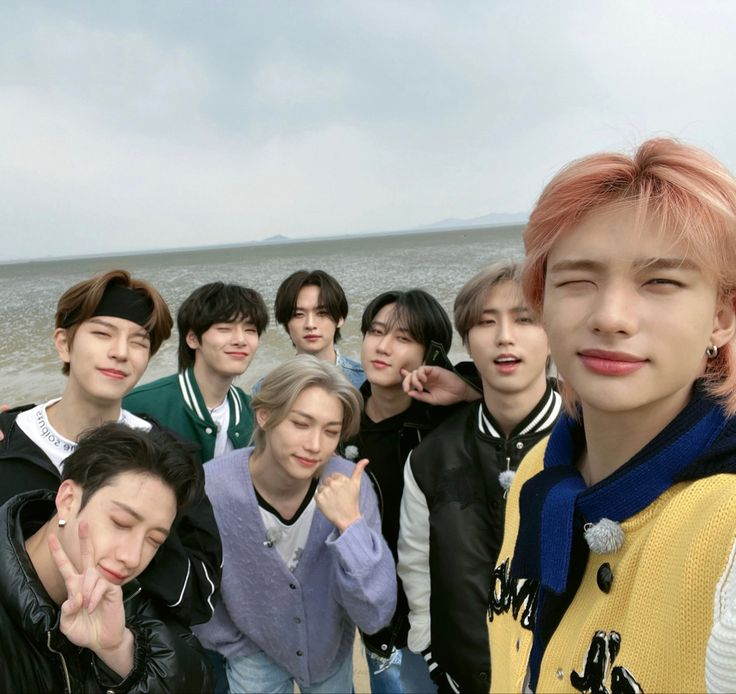
#> input picture laba2/img/skz1.jpg, 736 x 694 px
$ python task1.py
#> lines starting #> are read from the running program, lines starting #| are printed output that depends on the picture; after the words box and inside, x2 and y2 are one past the last pixel; in counts of white or black regions, pixels touching at a corner belong together
import cv2

face_cascade=cv2.CascadeClassifier(cv2.data.haarcascades + 'haarcascade_frontalface_default.xml')
smile_cascade=cv2.CascadeClassifier(cv2.data.haarcascades + 'haarcascade_smile.xml')
eye_cascade=cv2.CascadeClassifier(cv2.data.haarcascades + 'haarcascade_eye.xml')


scaling_factor = 0.5
frame = cv2.imread('img/skz1.jpg')
#> frame is the input picture: shape (694, 736, 3); mean B, G, R 135.5, 143.6, 148.3

gray_filter = cv2.cvtColor(frame, cv2.COLOR_BGR2GRAY)
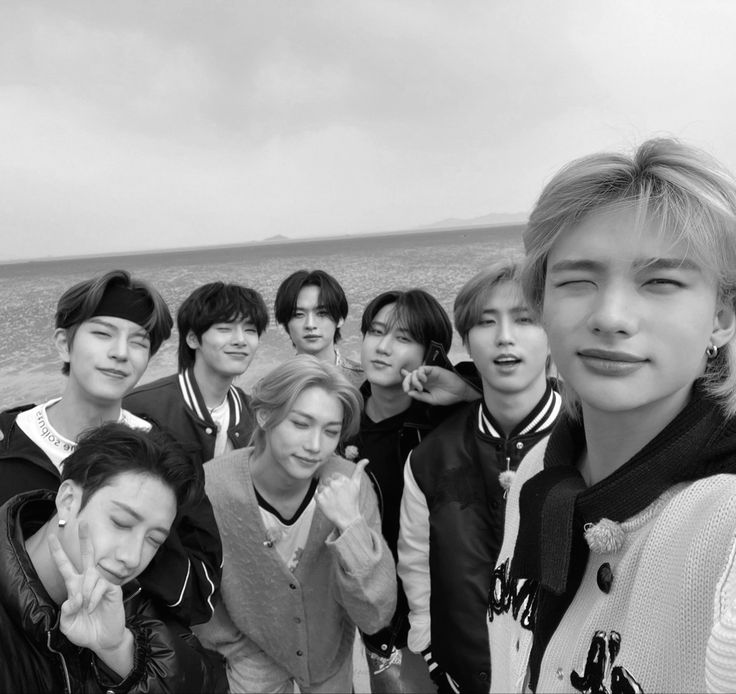
#> gray_filter: shape (694, 736); min 0, max 255, mean 144.1


# frame = cv2.resize(frame, None, fx = scaling_factor, fy = scaling_factor, interpolation=cv2.INTER_AREA)
face_rects=face_cascade.detectMultiScale(gray_filter, scaleFactor=1.1, minNeighbors=5)
#> face_rects = [[54, 475, 31, 31], [281, 292, 59, 59], [205, 304, 65, 65], [460, 284, 92, 92], [275, 397, 79, 79], [350, 307, 74, 74], [71, 301, 92, 92], [514, 205, 198, 198]]

print(f"Found {len(face_rects)} faces!")
#| Found 8 faces!
for (x, y,w,h) in face_rects:
    cv2.rectangle(frame,(x,y),(x+w, y+h), (255,0,0), 2)
    roi_gray = gray_filter[y:y+h, x:x+w]
    roi_color = frame[y:y + h, x:x + w]
    smile=smile_cascade.detectMultiScale(roi_gray)
    eye=eye_cascade.detectMultiScale(roi_gray)

    for(sx,sy,sw,sh) in smile:
        cv2.rectangle(roi_color, (sx, sy), (sx + sw, sy + sh), (0, 255, 0), 1)

    for (ex, ey, ew, eh) in eye:
        cv2.rectangle(roi_color, (ex, ey), (ex + ew, ey + eh), (0, 0, 255), 1)
#> this loop made 8 passes
#> (x, y, w, h, smile, eye) on passes 4 to 6: (460, 284, 92, 92, [[11, 4, 46, 23], [24, 65, 46, 23]], [[16, 24, 26, 26], [49, 24, 24, 24]]), (275, 397, 79, 79, [[10, 17, 40, 20], [10, 49, 43, 22]], [[15, 13, 27, 27]]), (350, 307, 74, 74, [[10, 47, 40, 20]], [[42, 18, 23, 23]])
#> pass 1, `roi_gray = gray_filter[y:y+h, x:x+w]`:
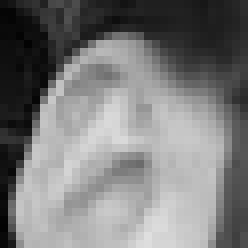
#> roi_gray: shape (31, 31) (shown 8 times larger); min 3, max 223, mean 123
#> pass 1, `roi_color = frame[y:y + h, x:x + w]`:
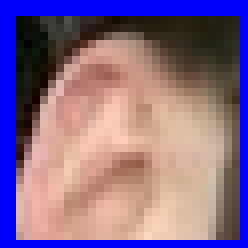
#> roi_color: shape (31, 31, 3) (shown 8 times larger); mean B, G, R 138.4, 105.2, 132.8
#> pass 2, `roi_color = frame[y:y + h, x:x + w]`:
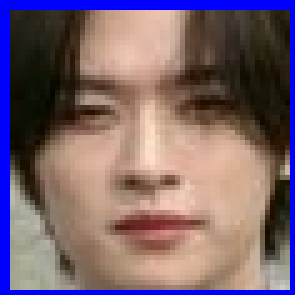
#> roi_color: shape (59, 59, 3) (shown 5 times larger); mean B, G, R 109.4, 100, 122.2
#> after the loop:
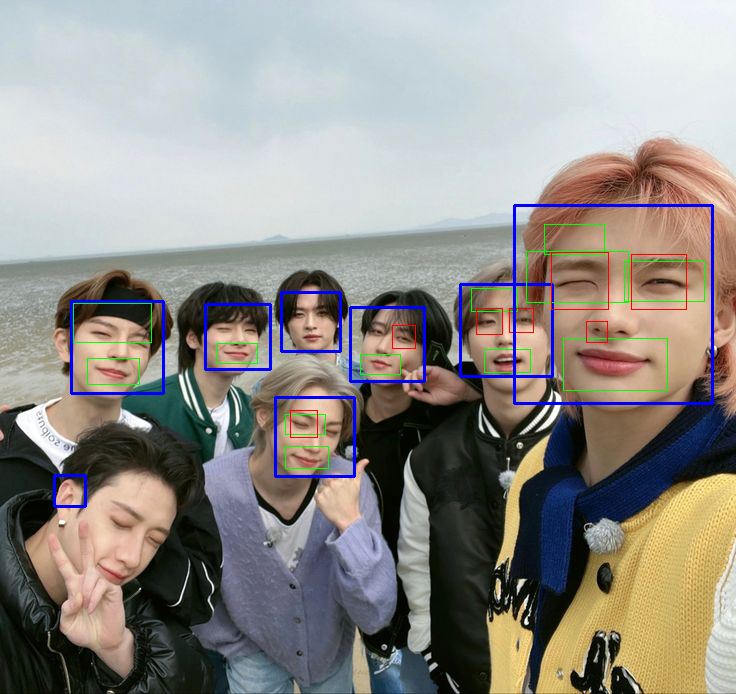
#> frame: shape (694, 736, 3); 2.21% of pixels changed, all inside (x1, y1, x2, y2) = (53, 204, 714, 508)
#> after the loop:
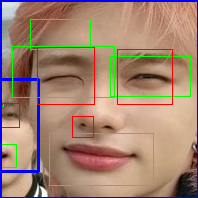
#> roi_color: shape (198, 198, 3); mean B, G, R 115.7, 132.8, 162.3
#> after the loop:
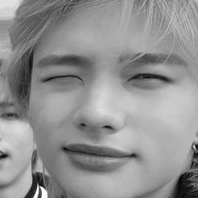
#> roi_gray: shape (198, 198); min 4, max 255, mean 145.5

cv2.imshow('Example', frame)
cv2.waitKey(0)
cv2.destroyAllWindows()

$ run again, with laba2/img/Stray Kids for Harper's Bazaar Japan Magazine.jpg copied over laba2/img/skz1.jpg
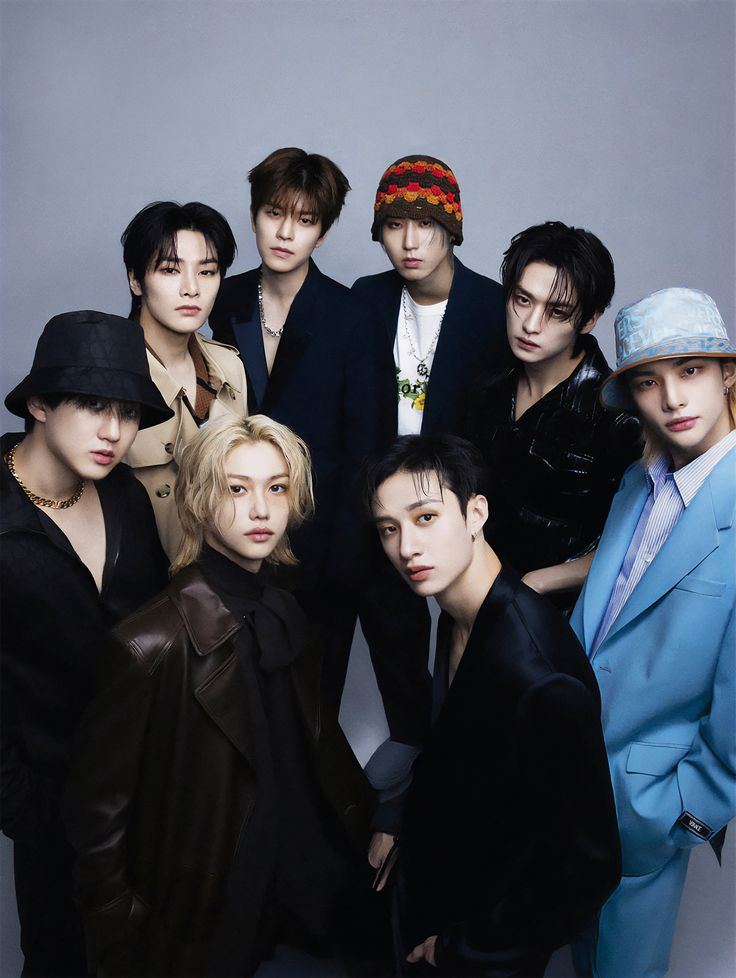
#> input picture laba2/img/Stray Kids for Harper's Bazaar Japan Magazine.jpg, 736 x 978 px
#> frame is the input picture: shape (978, 736, 3); mean B, G, R 88.5, 79.4, 76.1
#> face_rects = [[375, 200, 71, 71], [146, 238, 87, 87], [204, 448, 107, 107], [246, 187, 82, 82], [494, 272, 88, 88], [358, 478, 112, 112], [614, 331, 118, 118]]
#| Found 7 faces!
#> the loop `for (x, y,w,h) in face_rects:` made 7 passes
#> (x, y, w, h, smile, eye) on passes 1, 2, 3, 7: (375, 200, 71, 71, [[20, 48, 39, 20]], [[9, 14, 20, 20]]), (146, 238, 87, 87, [[19, 60, 45, 22]], [[48, 22, 24, 24]]), (204, 448, 107, 107, [[33, 78, 45, 22], [11, 23, 82, 42]], [[19, 27, 27, 27], [59, 27, 26, 26]]), (614, 331, 118, 118, [[38, 18, 42, 21], [47, 88, 41, 20]], [[62, 26, 28, 28], [23, 41, 24, 24]])
#> pass 1, `roi_color = frame[y:y + h, x:x + w]`:
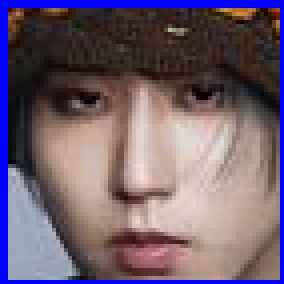
#> roi_color: shape (71, 71, 3) (shown 4 times larger); mean B, G, R 111.2, 94.6, 111.8
#> after the loop `for (x, y,w,h) in face_rects:`:
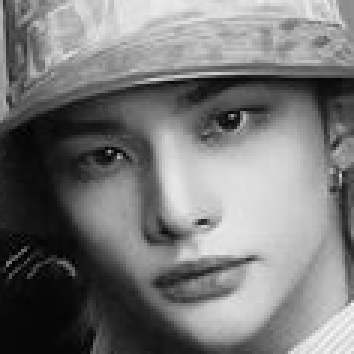
#> roi_gray: shape (118, 118) (shown 3 times larger); min 0, max 246, mean 119.9

$ run again, with laba2/img/h1.jpg copied over laba2/img/skz1.jpg
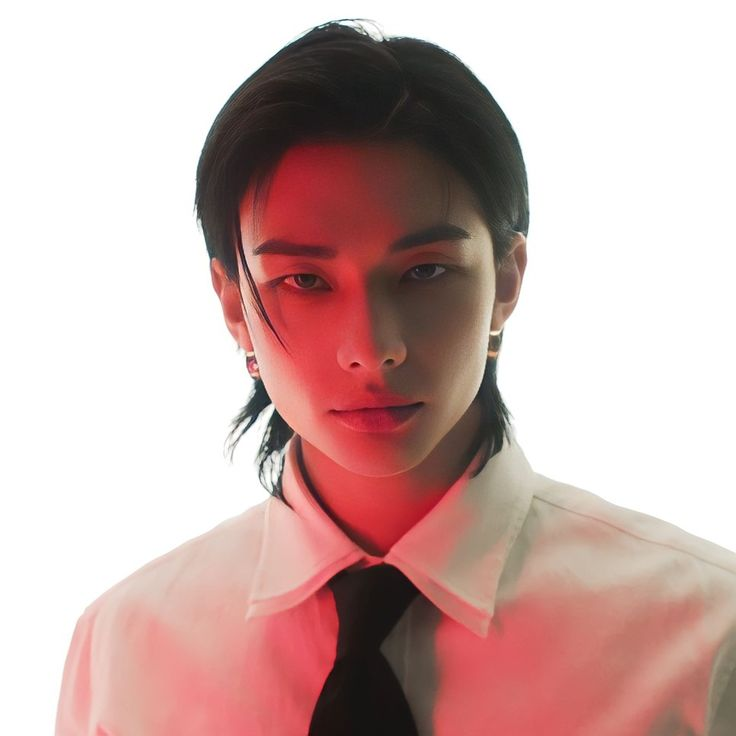
#> input picture laba2/img/h1.jpg, 736 x 736 px
#> frame is the input picture: shape (736, 736, 3); mean B, G, R 173.4, 176.4, 204.7
#> `gray_filter = cv2.cvtColor(frame, cv2.COLOR_BGR2GRAY)`:
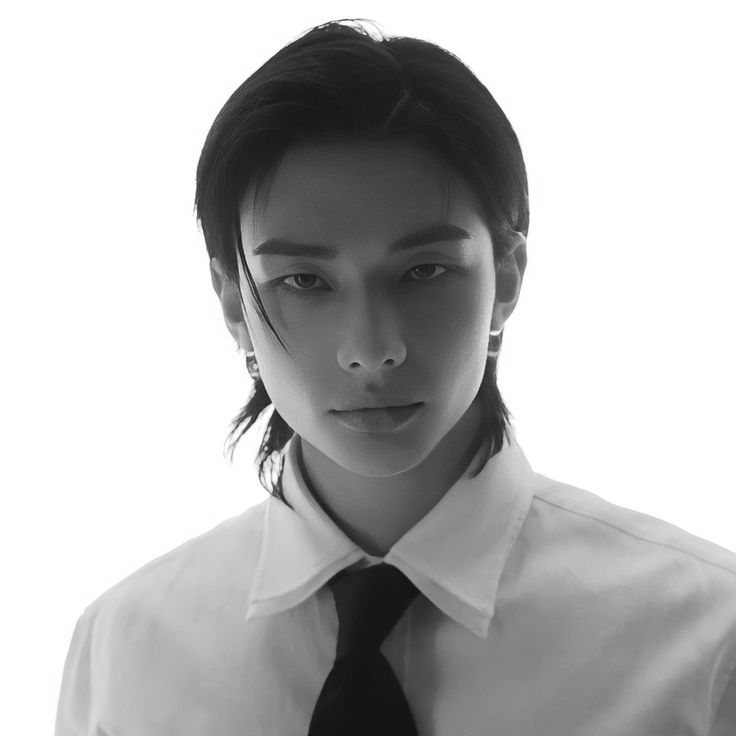
#> gray_filter: shape (736, 736); min 15, max 255, mean 184.5
#> face_rects = [[184, 155, 356, 356]]
#| Found 1 faces!
#> the loop `for (x, y,w,h) in face_rects:` made 1 pass
#> (x, y, w, h, eye) on pass 1: (184, 155, 356, 356, [[93, 97, 58, 58], [205, 86, 63, 63], [171, 228, 72, 72]])
#> after the loop `for (x, y,w,h) in face_rects:`:
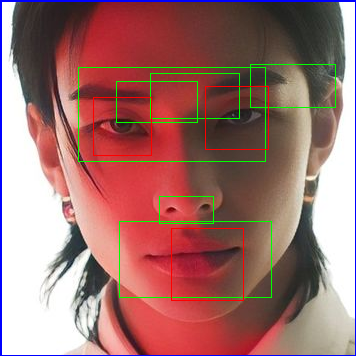
#> roi_color: shape (356, 356, 3); mean B, G, R 108.1, 111.6, 158.4
